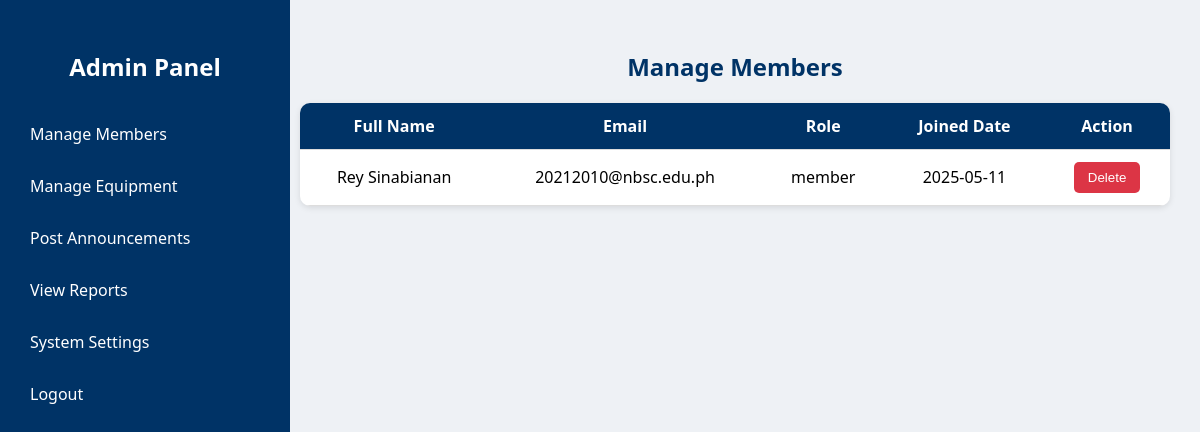
/manage_members.php (signed in), run on the app's committed database.
### tables this page shows
CREATE TABLE `members` (
  `member_id` int(11) NOT NULL,
  `user_id` int(11) NOT NULL,
  `full_name` varchar(100) NOT NULL,
  `email` varchar(100) NOT NULL,
  `joined_date` date DEFAULT NULL,
  `password` varchar(255) NOT NULL,
  `role` enum('admin','member') DEFAULT 'member'
);

### manage_members.php (the view, shortened to what this page needs)
<?php
include 'db_connect.php';
$query = "SELECT user_id, full_name, email, role, joined_date FROM members";
$result = $conn->query($query);
?>
<!DOCTYPE html>
<html lang="en">
<head>
</head>
<body>
<div class="sidebar" id="sidebar">
    <h2><a href="admin_panel.php">Admin Panel</a></h2>
    <a href="manage_members.php">Manage Members</a>
    <a href="manage_equipment.php">Manage Equipment</a>
    <a href="post_announcements.php">Post Announcements</a>
    <a href="view_reports.php">View Reports</a>
    <a href="settings.php">System Settings</a>
    <a href="logout.php">Logout</a>
</div>
<div class="container">
    <h2>Manage Members</h2>
    <table>
        <thead>
            <tr>
                <th>Full Name</th>
                <th>Email</th>
                <th>Role</th>
                <th>Joined Date</th>
                <th>Action</th>
            </tr>
        </thead>
        <tbody>
        <?php while ($row = $result->fetch_assoc()): ?>
            <tr>
                <td><?= htmlspecialchars($row['full_name']); ?></td>
                <td><?= htmlspecialchars($row['email']); ?></td>
                <td><?= htmlspecialchars($row['role']); ?></td>
                <td><?= htmlspecialchars($row['joined_date']); ?></td>
                <td>
                    <form method="POST" onsubmit="return confirmDelete()">
                        <button type="submit" class="delete-btn">Delete</button>
                    </form>
                </td>
            </tr>
        <?php endwhile; ?>
        </tbody>
    </table>
</div>
</body>
</html>

### manage_members.php (style rules this page uses)
body { margin: 0; font-family: 'Segoe UI', sans-serif; background: #eef1f5; display: flex; }
.sidebar { width: 250px; background: #003366; color: white; padding: 20px; height: 100vh; position: fixed; top: 0; left: 0; }
.sidebar a { display: block; color: white; text-decoration: none; padding: 10px; border-radius: 5px; margin-bottom: 10px; }
.container { margin-left: 270px; padding: 30px; width: 100%; }
h2 { text-align: center; color: #003366; margin-bottom: 20px; }
table { width: 100%; border-collapse: collapse; background: white; border-radius: 10px; overflow: hidden; box-shadow: 0 2px 6px rgba(0,0,0,0.1); }
th, td { padding: 12px 15px; border-bottom: 1px solid #ddd; text-align: center; }
th { background: #003366; color: white; font-weight: 600; }
.delete-btn { background: #dc3545; color: white; border: none; padding: 8px 14px; border-radius: 5px; cursor: pointer; transition: background 0.3s; }

### data on the page
members: full_name "Rey Sinabianan", email "20212010@nbsc.edu.ph", role "member", joined_date "2025-05-11"
